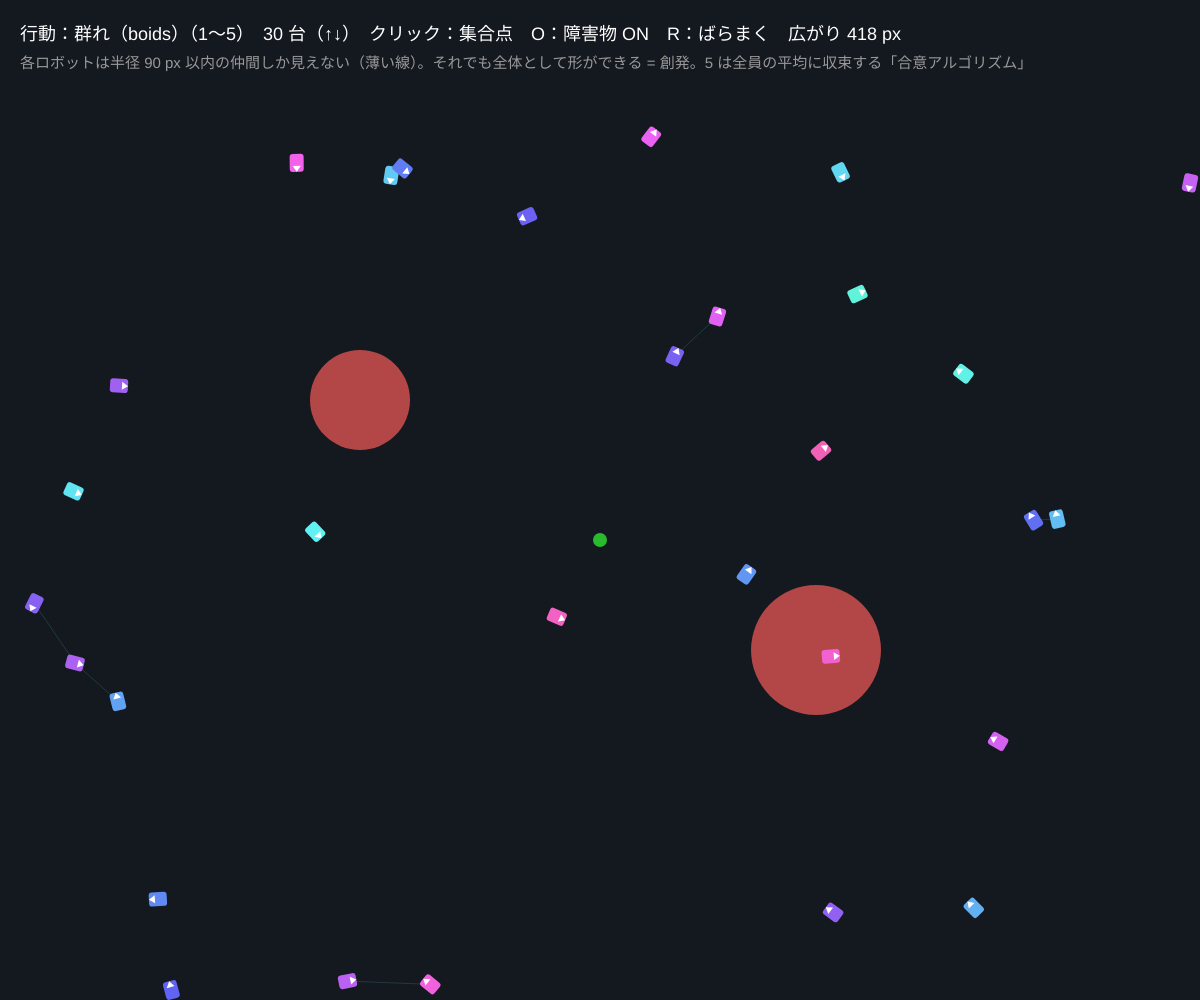
Frame 1 (no input)
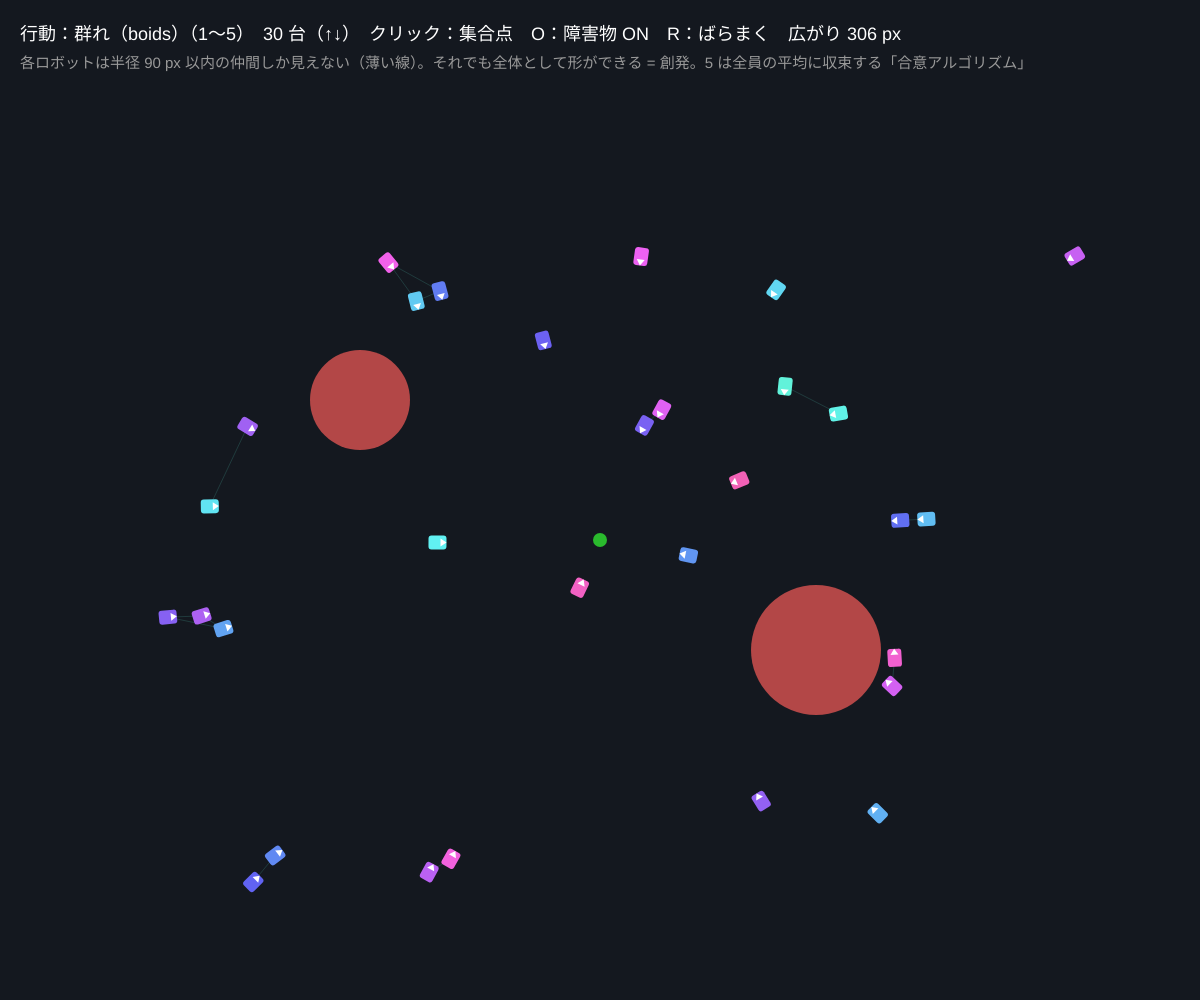
Frame 60 (no input)
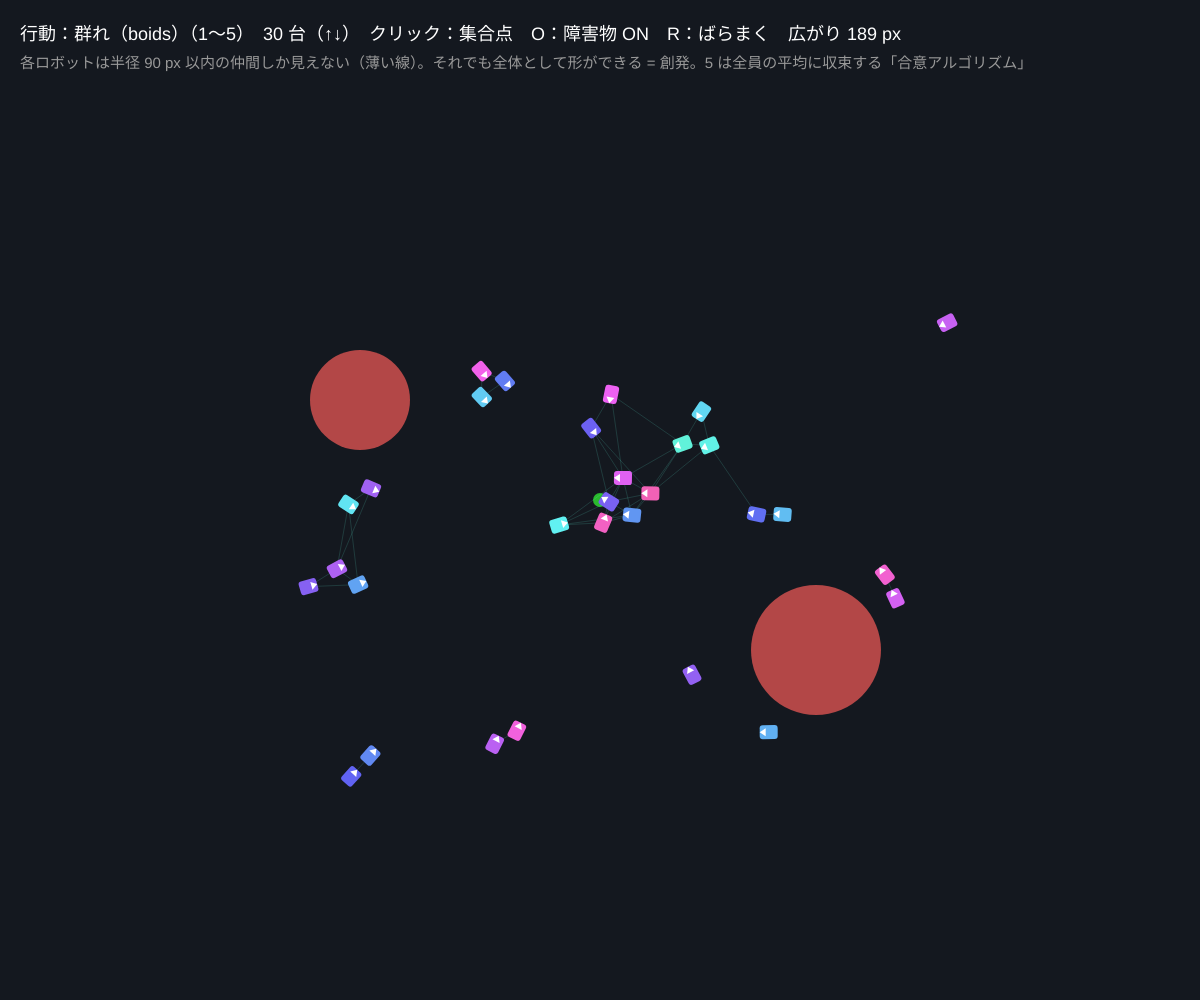
Frame 120 (the mouse pressed at the canvas centre since frame 60)

The p5.js sketch that drew these frames (run headless with seeded random() and noise() and a simulated clock; from frame 60 on, the mouse is pressed at the canvas centre):

// p5.js sketch
// ── sketch.js
// ============================================
// 13 群ロボット（swarm）
// 1 台は単純でも、たくさん集まると「群れ」として形をつくる。中央の司令塔はなく、各ロボットは近くの仲間しか見ない
//   1 群れ（boids）：離れすぎない・近すぎない・向きをそろえる
//   2〜4 隊形：各ロボットに「席」を割り当てて向かう（円・一列・V 字）
//   5 合意（rendezvous）：近くの仲間の平均位置へ動く → 全員が 1 点に集まる
// クリック = 集合点 / 1〜5 = 行動 / ↑↓ = 台数 / O = 障害物 ON/OFF / R = ばらまく
// ============================================

let bots = [];              // {x, y, vx, vy}
let N = 30;                 // ★ 台数
let mode = 1;
let center;                 // 集合点・隊形の中心
let obstacles = [];
let useObs = true;
let maxSpeed = 2.4;         // ★ 最高速度
let viewR = 90;             // ★ 仲間が見える距離
let names = ['', '群れ（boids）', '円の隊形', '一列の隊形', 'V 字の隊形', '合意（集まる）'];

function setup() {
  createCanvas(windowWidth, windowHeight);
  colorMode(HSB, 360, 100, 100, 100);
  center = { x: width / 2, y: height / 2 + 40 };
  obstacles = [{ x: width * 0.3, y: height * 0.4, r: 50 }, { x: width * 0.68, y: height * 0.65, r: 65 }];
  scatter();
}
function scatter() { bots = []; for (let i = 0; i < N; i++) bots.push({ x: random(width), y: random(110, height), vx: random(-1, 1), vy: random(-1, 1) }); }

// ★ 隊形の「席」：i 番目のロボットの目標位置
function slot(i) {
  let k = i - (N - 1) / 2;
  if (mode === 2) { let a = TWO_PI * i / N; return { x: center.x + 160 * cos(a), y: center.y + 160 * sin(a) }; }
  if (mode === 3) return { x: center.x + k * 22, y: center.y };
  if (mode === 4) { let s = i % 2 === 0 ? 1 : -1, m = ceil(i / 2); return { x: center.x - m * 18, y: center.y + s * m * 18 }; }
  return center;
}

function draw() {
  background(215, 35, 12);
  for (let i = 0; i < N; i++) {
    let b = bots[i];
    let ax = 0, ay = 0;
    if (mode === 1) {
      // 群れ：分離・整列・結合（近くの仲間だけ見る）
      let sx = 0, sy = 0, vx = 0, vy = 0, cx = 0, cy = 0, n = 0;
      for (let o of bots) {
        if (o === b) continue;
        let dx = o.x - b.x, dy = o.y - b.y, d = sqrt(dx * dx + dy * dy);
        if (d > viewR || d < 0.01) continue;
        n++;
        if (d < 30) { sx -= dx / d * (30 - d) / 30; sy -= dy / d * (30 - d) / 30; }   // 分離
        vx += o.vx; vy += o.vy;                                                       // 整列
        cx += o.x; cy += o.y;                                                         // 結合
      }
      if (n) { ax += sx * 0.6 + (vx / n - b.vx) * 0.05 + (cx / n - b.x) * 0.004; ay += sy * 0.6 + (vy / n - b.vy) * 0.05 + (cy / n - b.y) * 0.004; }
      ax += (center.x - b.x) * 0.0006; ay += (center.y - b.y) * 0.0006;               // ゆるく集合点へ
    } else if (mode === 5) {
      // 合意：見える仲間の平均位置へ（自分も含む）
      let cx = b.x, cy = b.y, n = 1;
      for (let o of bots) { let d = sqrt(sq(o.x - b.x) + sq(o.y - b.y)); if (o !== b && d < viewR * 1.6) { cx += o.x; cy += o.y; n++; } }
      ax += (cx / n - b.x) * 0.05; ay += (cy / n - b.y) * 0.05;
    } else {
      // 隊形：自分の席へ。ぶつからないように分離も少し
      let s = slot(i);
      ax += (s.x - b.x) * 0.02; ay += (s.y - b.y) * 0.02;
      for (let o of bots) { let dx = o.x - b.x, dy = o.y - b.y, d = sqrt(dx * dx + dy * dy); if (o !== b && d < 14 && d > 0.01) { ax -= dx / d * 0.3; ay -= dy / d * 0.3; } }
    }
    // 障害物から離れる
    if (useObs) for (let o of obstacles) {
      let dx = b.x - o.x, dy = b.y - o.y, d = sqrt(dx * dx + dy * dy);
      if (d < o.r + 40 && d > 0.01) { let f = (o.r + 40 - d) / 40; ax += dx / d * f * 0.5; ay += dy / d * f * 0.5; }
    }
    b.vx = (b.vx + ax) * 0.95; b.vy = (b.vy + ay) * 0.95;      // 慣性と摩擦
    let sp = sqrt(b.vx * b.vx + b.vy * b.vy);
    if (sp > maxSpeed) { b.vx *= maxSpeed / sp; b.vy *= maxSpeed / sp; }
    b.x += b.vx; b.y += b.vy;
    if (b.x < 10) { b.x = 10; b.vx = abs(b.vx); } if (b.x > width - 10) { b.x = width - 10; b.vx = -abs(b.vx); }
    if (b.y < 100) { b.y = 100; b.vy = abs(b.vy); } if (b.y > height - 10) { b.y = height - 10; b.vy = -abs(b.vy); }
  }

  noStroke();
  if (useObs) { fill(0, 60, 70); for (let o of obstacles) circle(o.x, o.y, o.r * 2); }
  // 席（隊形モード）
  if (mode >= 2 && mode <= 4) { fill(0, 0, 100, 20); for (let i = 0; i < N; i++) { let s = slot(i); circle(s.x, s.y, 8); } }
  fill(120, 80, 100, 70); circle(center.x, center.y, 14);
  // 仲間どうしの線（群れと合意）
  if (mode === 1 || mode === 5) {
    stroke(170, 60, 100, 15); strokeWeight(1);
    for (let i = 0; i < N; i++) for (let j = i + 1; j < N; j++) {
      let d = sqrt(sq(bots[i].x - bots[j].x) + sq(bots[i].y - bots[j].y));
      if (d < viewR) line(bots[i].x, bots[i].y, bots[j].x, bots[j].y);
    }
  }
  for (let i = 0; i < N; i++) {
    let b = bots[i];
    push(); translate(b.x, b.y); rotate(atan2(b.vy, b.vx));
    noStroke(); fill(map(i, 0, N, 170, 330), 60, 95); rect(-9, -7, 18, 14, 3);
    fill(0, 0, 100); triangle(9, 0, 3, -4, 3, 4);
    pop();
  }
  // 群れの広がり（平均からの距離の平均）
  let mx = 0, my = 0; for (let b of bots) { mx += b.x; my += b.y; } mx /= N; my /= N;
  let spread = 0; for (let b of bots) spread += sqrt(sq(b.x - mx) + sq(b.y - my)); spread /= N;

  noStroke(); fill(0, 0, 100); textSize(18);
  text('行動：' + names[mode] + '（1〜5）　' + N + ' 台（↑↓）　クリック：集合点　O：障害物 ' + (useObs ? 'ON' : 'off') + '　R：ばらまく　広がり ' + nf(spread, 1, 0) + ' px', 20, 40);
  fill(0, 0, 60); textSize(15);
  text('各ロボットは半径 ' + viewR + ' px 以内の仲間しか見えない（薄い線）。それでも全体として形ができる = 創発。5 は全員の平均に収束する「合意アルゴリズム」', 20, 68);
}

function mousePressed() { if (mouseY > 90) center = { x: mouseX, y: mouseY }; }
function keyPressed() {
  if (key >= '1' && key <= '5') mode = int(key);
  if (key === UP_ARROW) { N = min(80, N + 10); scatter(); }
  if (key === DOWN_ARROW) { N = max(10, N - 10); scatter(); }
  if (key === 'o' || key === 'O') useObs = !useObs;
  if (key === 'r' || key === 'R') scatter();
}

// ---------- やってみよう ----------
// 1. viewR を 30 にすると群れが分裂する。合意（5）は 1 点に集まれる？（グラフがつながっていないと平均が一致しない）
// 2. 隊形の席を自分で設計しよう（ハート、文字、十字）。slot() に mode 6 を追加
// 3. 群れ（1）で分離を 0 にするとどうなる？ 整列を 0 にすると？ 3 つの力の役割
// 4. 障害物の間を V 字隊形が通り抜けられる？ 通れないなら「隊形を一時的にくずす」ルールを考えよう
